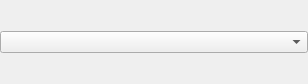
<ui version="4.0" >
 <author></author>
 <comment></comment>
 <exportmacro></exportmacro>
 <class>colorByWidget</class>
 <widget class="QWidget" name="colorByWidget" >
  <property name="geometry" >
   <rect>
    <x>0</x>
    <y>0</y>
    <width>308</width>
    <height>84</height>
   </rect>
  </property>
  <property name="windowTitle" >
   <string>Form</string>
  </property>
  <layout class="QHBoxLayout" >
   <property name="margin" >
    <number>0</number>
   </property>
   <property name="spacing" >
    <number>6</number>
   </property>
   <item>
    <widget class="QComboBox" name="comboBox" >
     <property name="minimumSize" >
      <size>
       <width>150</width>
       <height>20</height>
      </size>
     </property>
    </widget>
   </item>
  </layout>
 </widget>
 <pixmapfunction></pixmapfunction>
 <resources/>
 <connections/>
</ui>
